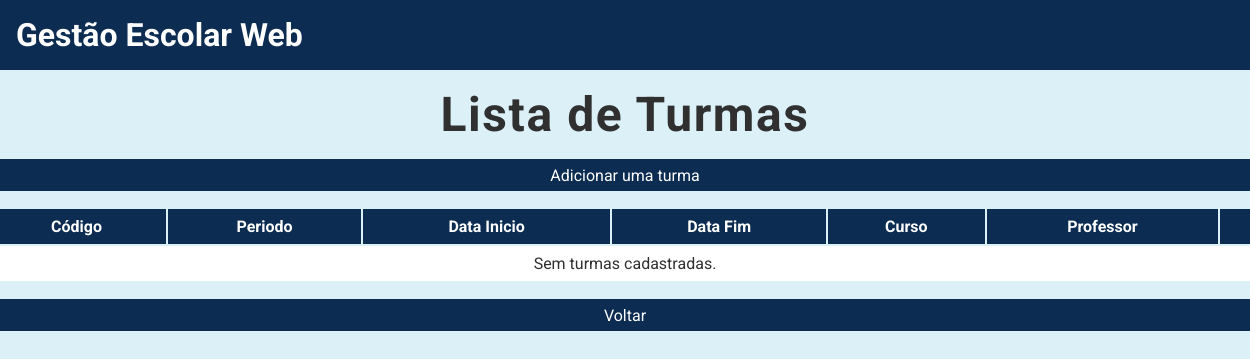
The page /listar/turmas on the database as committed earlier.
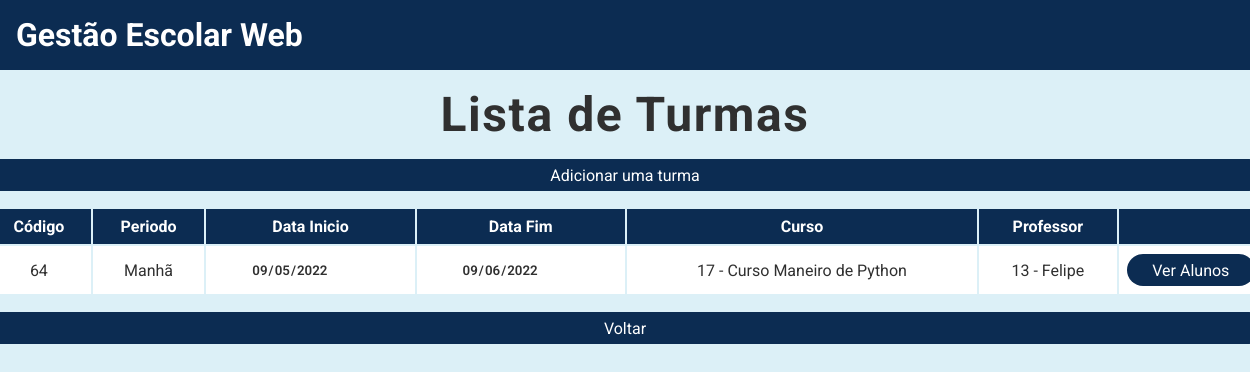
The same page on the database as committed later.
### tables this page shows
CREATE TABLE Turmas (codigo INTEGER PRIMARY KEY AUTOINCREMENT, periodo VARCHAR (255) NOT NULL, data_inicio DATE NOT NULL, data_fim DATE NOT NULL, codigo_curso INTEGER REFERENCES Cursos (codigo), matricula_professor INTEGER REFERENCES Professores (matricula));

CREATE TABLE Cursos (codigo INTEGER PRIMARY KEY AUTOINCREMENT, nome VARCHAR (255) NOT NULL, classificacao VARCHAR (255) NOT NULL, ativo BOOLEAN DEFAULT (1), descricao VARCHAR (255));

CREATE TABLE Professores (matricula INTEGER PRIMARY KEY AUTOINCREMENT, nome VARCHAR (255) NOT NULL, cpf CHAR (11) NOT NULL, telefone CHAR (11), email VARCHAR (255), ativo BOOLEAN DEFAULT (1), formacao VARCHAR (255), especialidade VARCHAR (255));

### main.py (the view)
@app.route("/listar/turmas")
def listar_turmas():
    turmas = Turma.listar()
    return render_template("listar_turmas.html", turmas=turmas)

### turma.py (called while the page is built)
    @classmethod
    def listar(cls):
        conexao = sqlite3.connect("gestao_escolar.db")
        cursor = conexao.cursor()
        sql = f"""
            SELECT tm.codigo, tm.periodo, tm.data_inicio,
            tm.data_fim, tm.codigo_curso, cs.nome, tm.matricula_professor, pf.nome
            FROM Turmas AS tm
            INNER JOIN Cursos AS cs ON tm.codigo_curso = cs.codigo
            INNER JOIN Professores AS pf ON tm.matricula_professor = pf.matricula
        """
        cursor.execute(sql)
        listaTurmas = cursor.fetchall()
        conexao.close()
        return listaTurmas

### templates/listar_turmas.html
{% extends "base.html" %} {% block conteudo %}
<div class="conteudo-principal">
    <h2>Lista de Turmas</h2>
    <div class="conteudo-tabela">
        <a href="/cadastro/turma" class="botao-primario">Adicionar uma turma</a>
        <table>
            <tr>
                <th>Código</th>
                <th>Periodo</th>
                <th>Data Inicio</th>
                <th>Data Fim</th>
                <th>Curso</th>
                <th>Professor</th>
                <th></th>
            </tr>
            {% if turmas %}
                {% for turma in turmas %}
                <tr>
                    <td>{{ turma[0] }}</td>
                    <td>{{ turma[1] }}</td>
                    <td><input type="date" value="{{ turma[2] }}" disabled></td>
                    <td><input type="date" value="{{ turma[3] }}" disabled></td>
                    <td>{{ turma[4] }} - {{ turma[5] }}</td>
                    <td>{{ turma[6] }} - {{ turma[7] }}</td>
                    <td>
                        <a
                            href="/listar/turmas_alunos/{{ turma[0] }}"
                            class="botao-primario"
                            >Ver Alunos</a
                        >
                    </td>
                </tr>
                {% endfor %}
            {% else %}
                <td colspan="7">Sem turmas cadastradas.</td>
            {% endif %}
        </table>
        <a href="/" class="botao-primario">Voltar</a>
    </div>
</div>
{% endblock %}

Rows that differ between the two databases and show on the page:
added Turmas: codigo "64", periodo "Manhã", data_inicio "09/05/2022", data_fim "09/06/2022", codigo_curso "17", nome "Curso Maneiro de Python", matricula_professor "13", nome "Felipe"
Other text that changed with them:
text no longer shown: "Sem turmas cadastradas."
